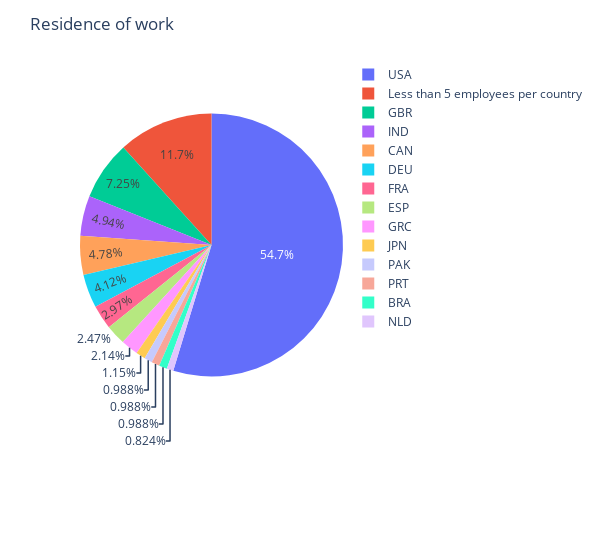

The cell this chart's notebook holds for it:
### Code cell
employee_residence = df['employee_residence_grouped'].value_counts()

top_countries = px.pie(
    values=employee_residence,
    names=employee_residence.index.to_list()
)

top_countries.update_layout(
    title='Residence of work',
    width=600
)

top_countries.show()

### Figure 1 — Plotly figure (JSON) as saved in the notebook; plotly's stock layout.template omitted (floating-point values rounded to 4 significant figures)
{"data": [{"domain": {"x": [0, 1], "y": [0, 1]}, "hovertemplate": "label=%{label}<br>value=%{value}<extra></extra>", "labels": ["USA", "Less than 5 employees per country", "GBR", "IND", "CAN", "DEU", "FRA", "ESP", "GRC", "JPN", "PAK", "PRT", "BRA", "NLD"], "legendgroup": "", "name": "", "showlegend": true, "type": "pie", "values": [332, 71, 44, 30, 29, 25, 18, 15, 13, 7, 6, 6, 6, 5]}], "layout": {"legend": {"tracegroupgap": 0}, "margin": {"t": 60}, "title": {"text": "Residence of work"}, "width": 600}}
